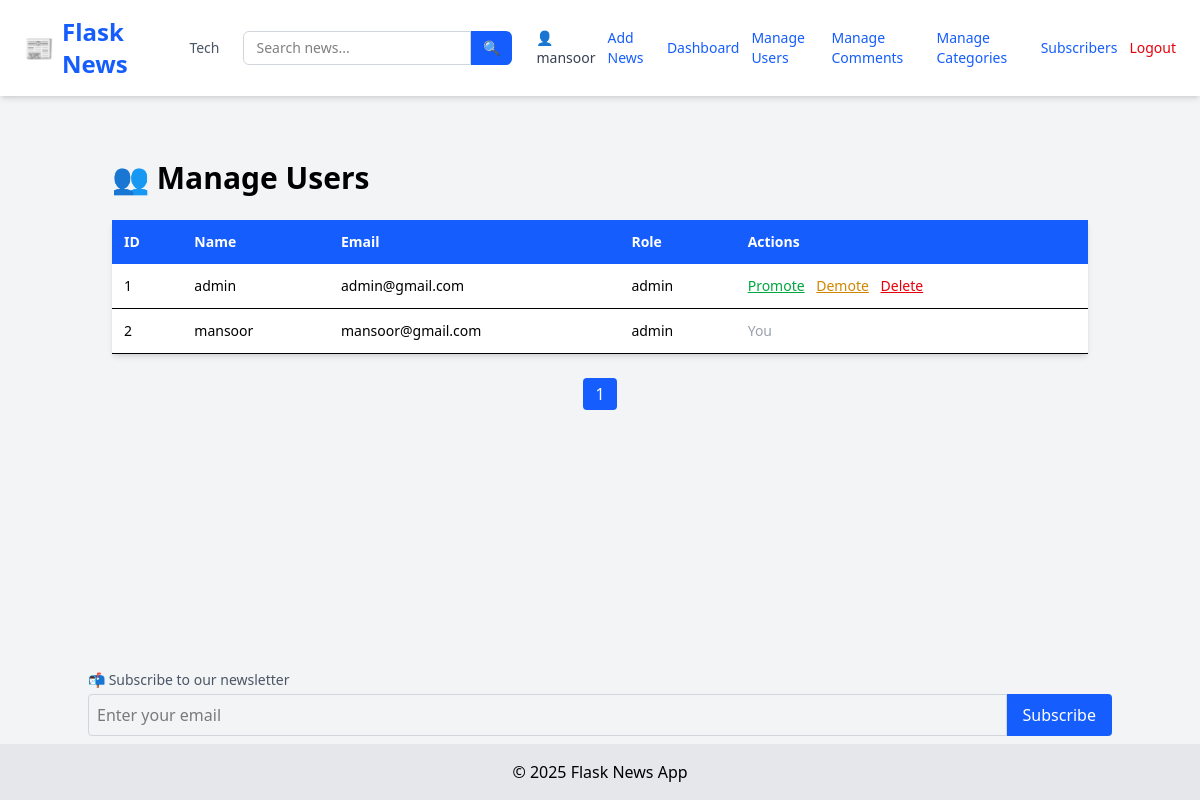
Screenshot of /admin/manage-users (signed in) with the database file from the repository.
### tables this page shows
CREATE TABLE categories (
            id INTEGER PRIMARY KEY AUTOINCREMENT,
            name TEXT UNIQUE NOT NULL
        );

CREATE TABLE users (
            id INTEGER PRIMARY KEY AUTOINCREMENT,
            username TEXT NOT NULL,
            email TEXT UNIQUE NOT NULL,
            password TEXT NOT NULL,
            role TEXT DEFAULT 'user'
        );

### app/admin_routes.py (the view)
@admin.route('/admin/manage-users')
@login_required
@admin_only
def manage_users():
    page = int(request.args.get('page', 1))
    per_page = 10  # Users per page
    offset = (page - 1) * per_page
    conn = sqlite3.connect(current_app.config['DATABASE'])
    c = conn.cursor()
    c.execute("SELECT id, username, email, role FROM users LIMIT ? OFFSET ?", (per_page, offset))
    users = c.fetchall()
    c.execute("SELECT COUNT(*) FROM users")
    total_users = c.fetchone()[0]
    conn.close()
    total_pages = (total_users + per_page - 1) // per_page
    return render_template(
        'admin/users.html',
        users=users,
        page=page,
        total_pages=total_pages
    )

### app/__init__.py (called while the page is built)
def create_app():
    app = Flask(__name__, instance_relative_config=True)
    app.config.from_object('config.Config')
    from app.routes import main
    app.register_blueprint(main)
    from app.admin_routes import admin
    app.register_blueprint(admin)
    from app.user_routes import user
    app.register_blueprint(user)
    init_db(app)
    login_manager.init_app(app)
    @login_manager.user_loader
    def user_loader(user_id):
        return load_user(user_id)
    @app.context_processor
    def inject_now():
        return {'now': datetime.now}
    @app.context_processor
    def inject_categories():
        conn = sqlite3.connect(current_app.config['DATABASE'])
        c = conn.cursor()
        c.execute("SELECT id, name FROM categories ORDER BY name ASC")
        categories = c.fetchall()
        conn.close()
        return {'categories': categories}
    return app

### app/models.py (called while the page is built)
def load_user(user_id):
    conn = sqlite3.connect(current_app.config['DATABASE'])
    c = conn.cursor()
    c.execute("SELECT id, username,email, role FROM users WHERE id = ?", (user_id,))
    row = c.fetchone()
    conn.close()
    if row:
        return User(*row)
    return None

### app/utils.py (called while the page is built)
def admin_only(f):
    @wraps(f)
    def decorated(*args, **kwargs):
        if not current_user.is_authenticated or current_user.role != 'admin':
            abort(403)
        return f(*args, **kwargs)
    return decorated

### app/templates/admin/users.html (shortened to what this page needs)
{% extends "layout.html" %} {% block title %}User Management{% endblock %} {%
block content %}
<div class="max-w-5xl mx-auto py-10">
  <h1 class="text-3xl font-bold mb-6">👥 Manage Users</h1>
  <table class="w-full bg-white shadow-md rounded text-sm text-left">
    <thead class="bg-blue-600 text-white">
      <tr>
        <th class="p-3">ID</th>
        <th class="p-3">Name</th>
        <th class="p-3">Email</th>
        <th class="p-3">Role</th>
        <th class="p-3">Actions</th>
      </tr>
    </thead>
    <tbody>
      {% for u in users %}
      <tr class="border-b hover:bg-gray-50">
        <td class="p-3">{{ u[0] }}</td>
        <td class="p-3">{{ u[1] }}</td>
        <td class="p-3">{{ u[2] }}</td>
        <td class="p-3">{{ u[3] }}</td>
        <td class="p-3 space-x-2">
          {% if u[0] != current_user.id %}
          <a
            href="{{ url_for('admin.promote_user', user_id=u[0]) }}"
            class="text-green-600 underline"
            >Promote</a
          >
          <a
            href="{{ url_for('admin.demote_user', user_id=u[0]) }}"
            class="text-yellow-600 underline"
            >Demote</a
          >
          <a
            href="{{ url_for('admin.delete_user', user_id=u[0]) }}"
            class="text-red-600 underline"
            onclick="return confirm('Are you sure?')"
            >Delete</a
          >
          {% else %}
          <span class="text-gray-400">You</span>
          {% endif %}
        </td>
      </tr>
      {% endfor %}
    </tbody>
  </table>
  <div class="mt-6 flex justify-center space-x-2">
     {% for p in range(1, total_pages + 1) %}
    <a
      href="{{ url_for('admin.manage_users', page=p) }}"
      class="px-3 py-1 rounded {{ 'bg-blue-600 text-white' if p == page else 'bg-gray-200 hover:bg-gray-300' }}"
    >
      {{ p }}
    </a>
    {% endfor %}
  </div>
</div>
{% endblock %}

### app/templates/layout.html (shortened to what this page needs)
<!DOCTYPE html>
<html lang="en">
  <head>
    <link
      rel="stylesheet"
      href="https://cdnjs.cloudflare.com/ajax/libs/font-awesome/4.7.0/css/font-awesome.min.css"
    />
    <script src="https://cdn.jsdelivr.net/npm/@tailwindcss/browser@4"></script>
  </head>
  <body class="bg-gray-100 min-h-screen flex flex-col">
    <nav
      class="bg-white shadow-md px-6 py-4 flex flex-wrap md:flex-nowrap justify-between items-center"
    >
      <a
        href="/"
        class="text-2xl font-extrabold text-blue-600 flex items-center gap-2"
      >
        📰 <span>Flask News</span>
      </a>
      <div
        class="flex flex-wrap justify-center gap-3 mt-4 md:mt-0 md:ml-6 text-sm text-gray-600 font-medium"
      >
        {% for cat in categories %}
        <a
          href="{{ url_for('main.filter_by_category', name=cat[1]) }}"
          class="hover:text-blue-600 transition-colors"
        >
          {{ cat[1] }}
        </a>
        {% endfor %}
      </div>
      <form
        method="GET"
        action="{{ url_for('main.search') }}"
        class="flex mt-4 md:mt-0 md:ml-6"
      >
        <input
          type="text"
          name="q"
          placeholder="Search news..."
          required
          class="px-3 py-1.5 border rounded-l-md border-gray-300 focus:outline-none focus:ring focus:border-blue-500 text-sm"
        />
        <button
          type="submit"
          class="px-3 py-1.5 bg-blue-600 text-white rounded-r-md text-sm hover:bg-blue-700 transition-colors"
        >
          🔍
        </button>
      </form>
      <div class="flex items-center gap-3 mt-4 md:mt-0 md:ml-6 text-sm">
        {% if current_user.is_authenticated %}
        <a href="{{ url_for('user.user_profile', email=current_user.email) }}"
          ><span class="text-gray-700">👤 {{ current_user.username }}</span></a
        >
        {% if current_user.role == 'admin' %}
        <a href="/add" class="text-blue-600 hover:underline">Add News</a>
        <a
          href="{{url_for('admin.dashboard')}}"
          class="text-blue-600 hover:underline"
          >Dashboard</a
        >
        <a
          href="{{ url_for('admin.manage_users') }}"
          class="text-blue-600 hover:underline"
          >Manage Users</a
        >
        <a
          href="{{ url_for('admin.manage_comments') }}"
          class="text-blue-600 hover:underline"
        >
          Manage Comments</a
        >
        <a
          href="{{ url_for('admin.manage_categories') }}"
          class="text-blue-600 hover:underline"
        >
          Manage Categories</a
        >
        <a
          href="{{ url_for('admin.view_subscribers') }}"
          class="text-blue-600 hover:underline"
          >Subscribers</a
        >
        {% endif %}
        <a href="/logout" class="text-red-600 hover:underline">Logout</a>
        {% else %}
        <a href="/login" class="text-blue-600 hover:underline">Login</a>
        <a href="/register" class="text-blue-600 hover:underline">Register</a>
        {% endif %}
      </div>
    </nav>
    <main class="flex-grow container mx-auto p-6">
       {% block content %}{% endblock %}
    </main>
    <div class="container mx-auto mb-2">
      <form action="{{ url_for('user.subscribe') }}" method="POST" class="mt-4">
        <label class="block text-sm text-gray-600 mb-1"
          >📬 Subscribe to our newsletter</label
        >
        <div class="flex">
          <input
            type="email"
            name="email"
            required
            placeholder="Enter your email"
            class="w-full p-2 rounded-l border border-gray-300"
          />
          <button type="submit" class="bg-blue-600 text-white px-4 rounded-r">
            Subscribe
          </button>
        </div>
      </form>
    </div>
    <footer class="bg-gray-200 text-center py-4">
      &copy; {{ now().year }} Flask News App
    </footer>
  </body>
</html>

### rows the page displays
categories: name "Tech"
users: username "mansoor", id "2", email "mansoor@gmail.com", role "admin", shows "You"
users: id "1", username "admin", email "admin@gmail.com", role "admin"

### other values shown
{{ p }} "1"
